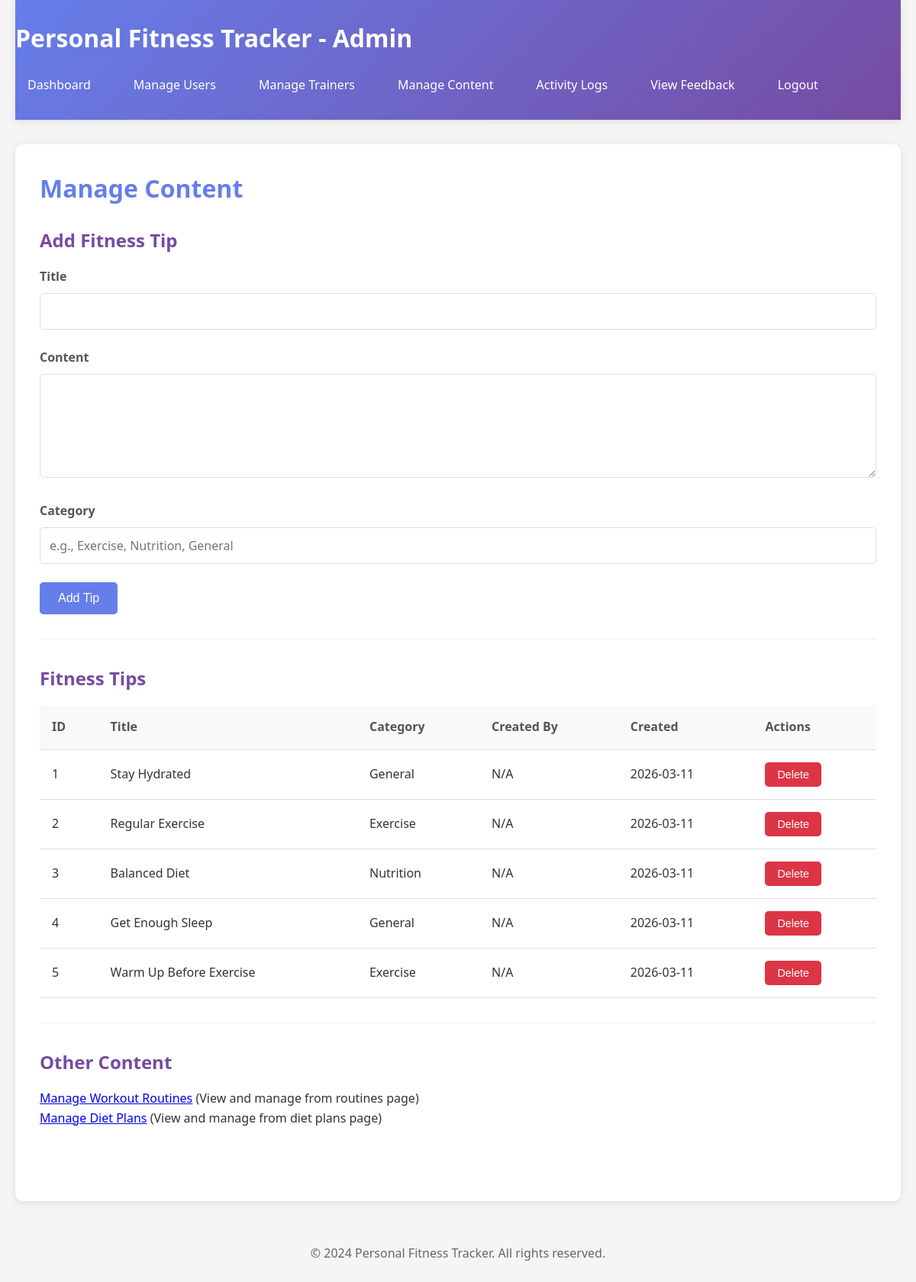
Screenshot of /admin/manage-content.php (signed in) with the database file from the repository.
### tables this page shows
CREATE TABLE IF NOT EXISTS fitness_tips (
    id INT AUTO_INCREMENT PRIMARY KEY,
    title VARCHAR(200) NOT NULL,
    content TEXT NOT NULL,
    category VARCHAR(50),
    created_by INT,
    created_at TIMESTAMP DEFAULT CURRENT_TIMESTAMP,
    updated_at TIMESTAMP DEFAULT CURRENT_TIMESTAMP ON UPDATE CURRENT_TIMESTAMP,
    FOREIGN KEY (created_by) REFERENCES users(id) ON DELETE SET NULL
);

### admin/manage-content.php (the view, shortened to what this page needs)
<?php
$conn = getDBConnection();
$tips = $conn->query("SELECT ft.*, u.username FROM fitness_tips ft LEFT JOIN users u ON ft.created_by = u.id ORDER BY ft.created_at DESC")->fetch_all(MYSQLI_ASSOC);
?>
<!DOCTYPE html>
<html lang="en">
<head>
    <link rel="stylesheet" href="../assets/css/style.css">
</head>
<body>
    <div class="container">
        <header>
            <h1>Personal Fitness Tracker - Admin</h1>
            <nav>
                <a href="dashboard.php">Dashboard</a>
                <a href="manage-users.php">Manage Users</a>
                <a href="manage-trainers.php">Manage Trainers</a>
                <a href="manage-content.php">Manage Content</a>
                <a href="activity-logs.php">Activity Logs</a>
                <a href="view-feedback.php">View Feedback</a>
                <a href="../logout.php">Logout</a>
            </nav>
        </header>
        <main>
            <h2>Manage Content</h2>
            <section class="dashboard-section">
                <h3>Add Fitness Tip</h3>
                <form method="POST" action="manage-content.php">
                    <div class="form-group">
                        <label for="title">Title</label>
                        <input type="text" id="title" name="title" required>
                    </div>
                    <div class="form-group">
                        <label for="content">Content</label>
                        <textarea id="content" name="content" rows="5" required></textarea>
                    </div>
                    <div class="form-group">
                        <label for="category">Category</label>
                        <input type="text" id="category" name="category" placeholder="e.g., Exercise, Nutrition, General">
                    </div>
                    <button type="submit" class="btn btn-primary">Add Tip</button>
                </form>
            </section>
            <section class="dashboard-section">
                <h3>Fitness Tips</h3>
                <table class="data-table">
                    <thead>
                        <tr>
                            <th>ID</th>
                            <th>Title</th>
                            <th>Category</th>
                            <th>Created By</th>
                            <th>Created</th>
                            <th>Actions</th>
                        </tr>
                    </thead>
                    <tbody>
                        <?php if (empty($tips)): ?>
                            <tr><td colspan="6">No tips found.</td></tr>
                        <?php else: ?>
                            <?php foreach ($tips as $tip): ?>
                                <tr>
                                    <td><?php echo $tip['id']; ?></td>
                                    <td><?php echo htmlspecialchars($tip['title']); ?></td>
                                    <td><?php echo htmlspecialchars($tip['category'] ?? 'N/A'); ?></td>
                                    <td><?php echo htmlspecialchars($tip['username'] ?? 'N/A'); ?></td>
                                    <td><?php echo date('Y-m-d', strtotime($tip['created_at'])); ?></td>
                                    <td>
                                        <form method="POST" style="display: inline;">
                                            <button type="submit" class="btn btn-small btn-danger" onclick="return confirm('Are you sure?')">Delete</button>
                                        </form>
                                    </td>
                                </tr>
                            <?php endforeach; ?>
                        <?php endif; ?>
                    </tbody>
                </table>
            </section>
            <section class="dashboard-section">
                <h3>Other Content</h3>
                <p><a href="../public/routines.php">Manage Workout Routines</a> (View and manage from routines page)</p>
                <p><a href="../public/diet-plans.php">Manage Diet Plans</a> (View and manage from diet plans page)</p>
            </section>
        </main>
        <footer>
            <p>&copy; 2024 Personal Fitness Tracker. All rights reserved.</p>
        </footer>
    </div>
</body>
</html>

### assets/css/style.css (style rules this page uses)
* { margin: 0; padding: 0; box-sizing: border-box; }
body { font-family: 'Segoe UI', Tahoma, Geneva, Verdana, sans-serif; line-height: 1.6; color: #333; background-color: #f5f5f5; }
.container { max-width: 1200px; margin: 0 auto; padding: 0 20px; min-height: 100vh; display: flex; flex-direction: column; }
header { background: linear-gradient(135deg, #667eea 0%, #764ba2 100%); color: white; padding: 1.5rem 0; box-shadow: 0 2px 10px rgba(0,0,0,0.1); }
header h1 { margin-bottom: 1rem; font-size: 2rem; }
nav { display: flex; gap: 1.5rem; flex-wrap: wrap; }
nav a { color: white; text-decoration: none; padding: 0.5rem 1rem; border-radius: 5px; transition: background-color 0.3s; }
main { flex: 1; padding: 2rem 0; background-color: white; margin: 2rem 0; border-radius: 10px; box-shadow: 0 2px 10px rgba(0,0,0,0.1); padding: 2rem; }
footer { text-align: center; padding: 1.5rem 0; color: #666; margin-top: auto; }
h2 { color: #667eea; margin-bottom: 1.5rem; font-size: 2rem; }
h3 { color: #764ba2; margin-bottom: 1rem; font-size: 1.5rem; }
.btn { display: inline-block; padding: 0.75rem 1.5rem; background-color: #667eea; color: white; text-decoration: none; border: none; border-radius: 5px; cursor: pointer; font-size: 1rem; transition: background-color 0.3s; }
.btn-primary { background-color: #667eea; }
.btn-danger { background-color: #dc3545; }
.btn-small { padding: 0.5rem 1rem; font-size: 0.9rem; }
.form-group { margin-bottom: 1.5rem; }
.form-group label { display: block; margin-bottom: 0.5rem; font-weight: 600; color: #555; }
.form-group input, .form-group select, .form-group textarea { width: 100%; padding: 0.75rem; border: 1px solid #ddd; border-radius: 5px; font-size: 1rem; font-family: inherit; }
.form-group textarea { resize: vertical; }
.data-table { width: 100%; border-collapse: collapse; margin-top: 1rem; }
.data-table th, .data-table td { padding: 1rem; text-align: left; border-bottom: 1px solid #ddd; }
.data-table th { background-color: #f8f9fa; font-weight: 600; color: #555; }
.dashboard-section { margin-bottom: 2rem; padding-bottom: 2rem; border-bottom: 1px solid #eee; }
.dashboard-section:last-child { border-bottom: none; }

### rows the page displays
fitness_tips: id "1", title "Stay Hydrated", category "General", username "N/A", created_at "2026-03-11"
fitness_tips: id "2", title "Regular Exercise", category "Exercise", username "N/A", created_at "2026-03-11"
fitness_tips: id "3", title "Balanced Diet", category "Nutrition", username "N/A", created_at "2026-03-11"
fitness_tips: id "4", title "Get Enough Sleep", category "General", username "N/A", created_at "2026-03-11"
fitness_tips: id "5", title "Warm Up Before Exercise", category "Exercise", username "N/A", created_at "2026-03-11"
